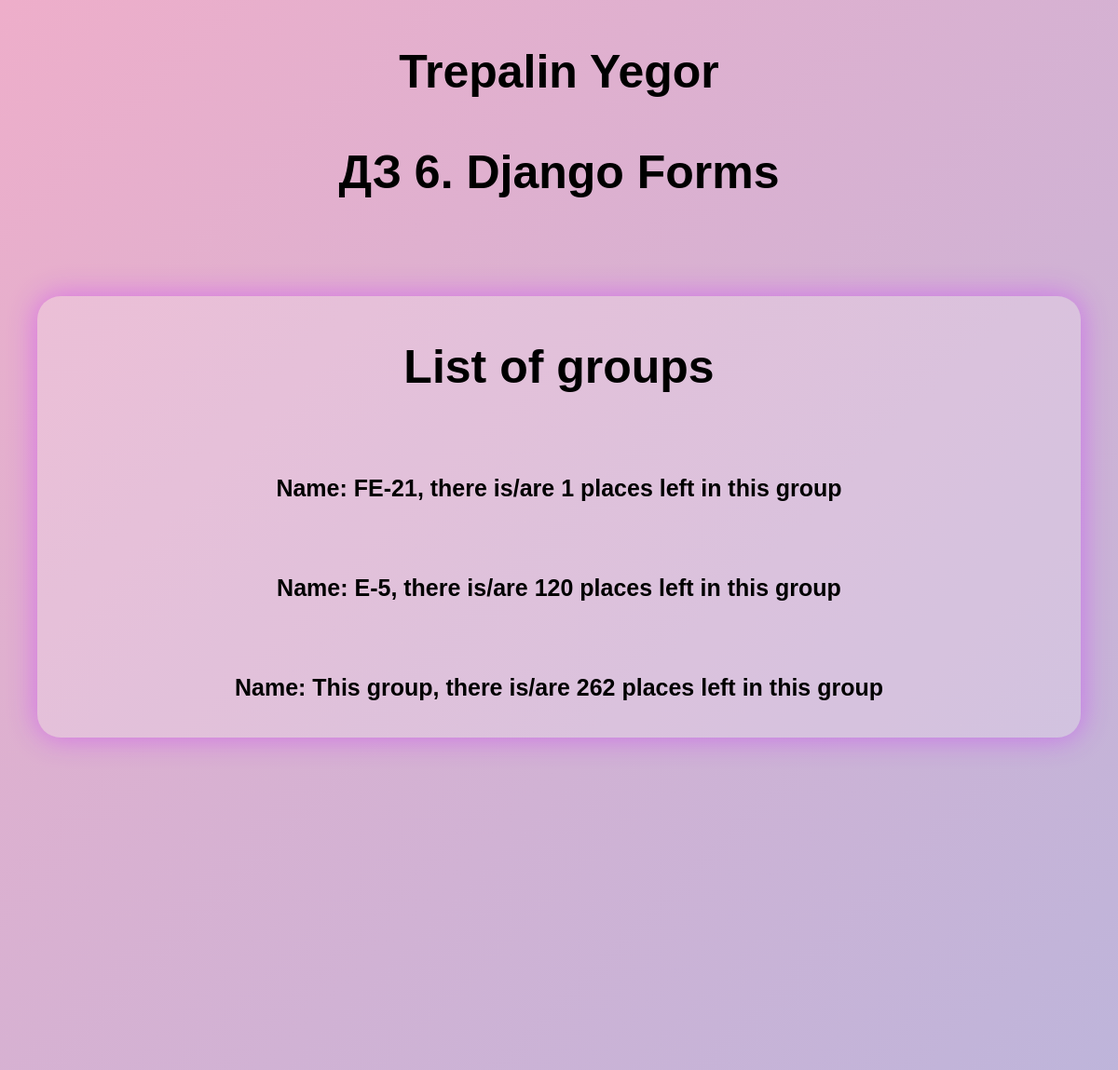
Before: /polls/groups/ (upper part) with the older database file.
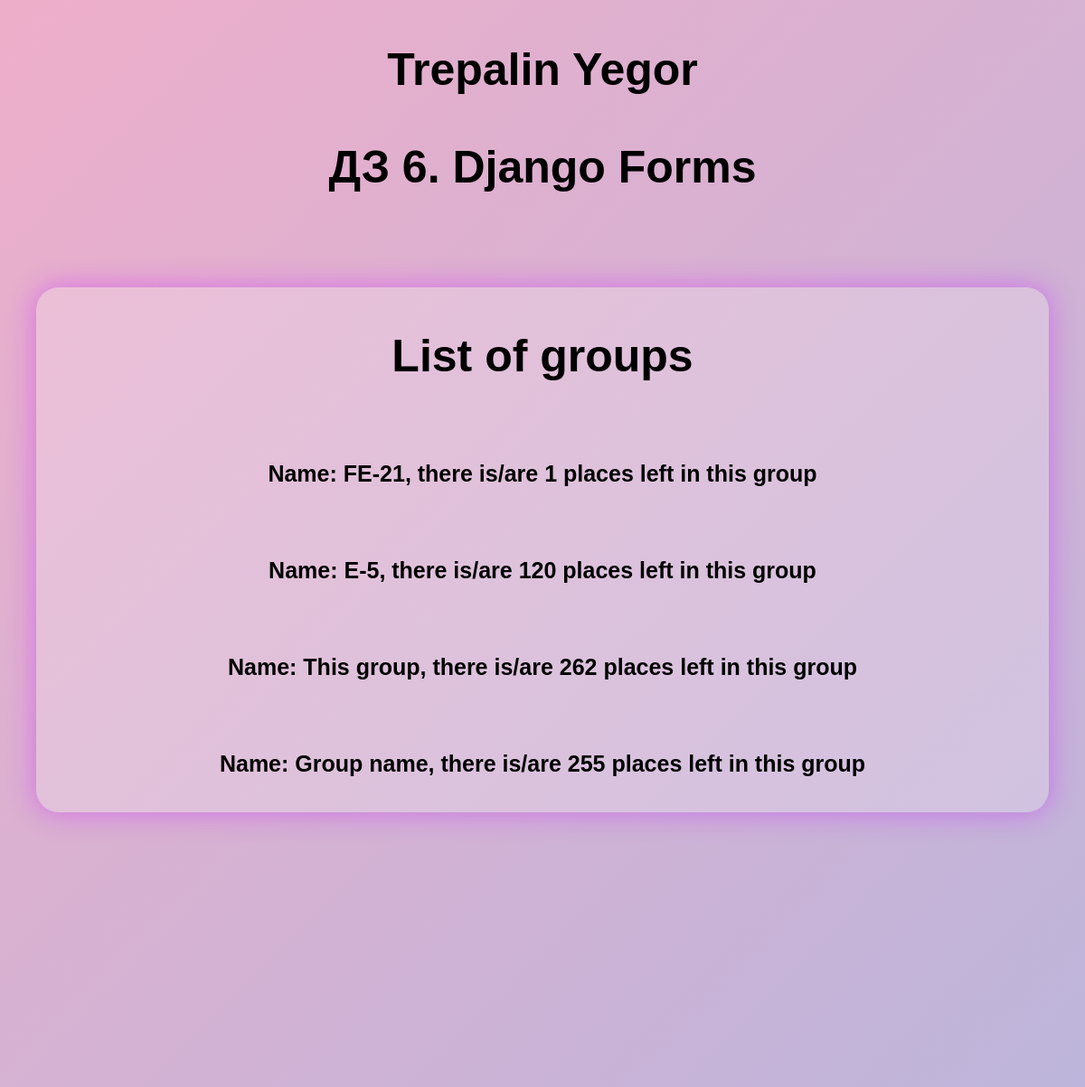
After: the same page with the newer database file.
### polls/models.py (models this page shows, shortened)
class Group(models.Model):
    name = models.CharField(max_length=255)
    capacity = models.IntegerField(default=1)

### polls/views.py (the view)
# urls.py: path("groups/", views.group_list, name="group_display"),
def group_list(request):
    groups = Group.objects.values()
    return render(request, "groups.html", {"groups": groups})

### templates/groups.html (shortened to what this page needs)
<!DOCTYPE html>
<html lang="en">
<head>
</head>
<body>
<form>
<h1 style="text-align: center; ">Trepalin Yegor <p> ДЗ 6. Django Forms </p></h1>
    <ul>
        <h1 style="text-align: center;">List of groups</h1>
        {% for group in groups %}
            <li><h3>Name: {{ group.name }}, there is/are {{ group.capacity }} places left in this group</h3></li>
        {% empty %}
            <li><h3>There are no groups in db.</h3></li>
        {% endfor %}
    </ul>
</form>
</body>
</html>

Changed rows visible on the page:
added Group: name "Group name", capacity "255"
